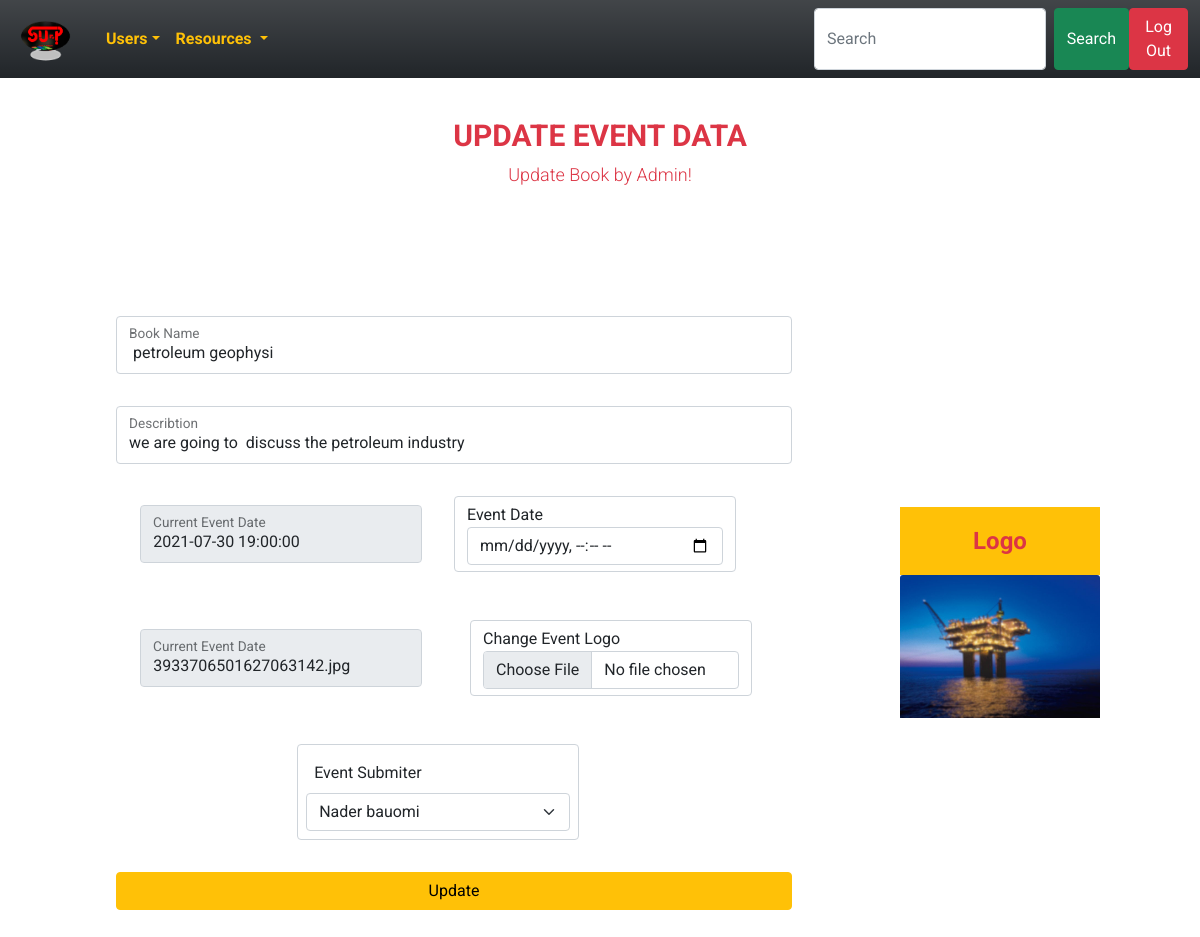
Page /admin/resources/events/edit.php?id=27 (signed in) on the committed database.
### tables this page shows
CREATE TABLE `events` (
  `id` int(11) NOT NULL,
  `event_name` char(60) NOT NULL,
  `event_describtion` varchar(200) NOT NULL,
  `eventDate` timestamp NOT NULL DEFAULT current_timestamp() ON UPDATE current_timestamp(),
  `event_logo` varchar(110) NOT NULL,
  `event_submiter` int(11) DEFAULT NULL
);

CREATE TABLE `users` (
  `id` int(11) NOT NULL,
  `name` char(50) NOT NULL,
  `email` char(80) NOT NULL,
  `password` char(50) NOT NULL,
  `phone` int(11) NOT NULL,
  `gender` char(40) NOT NULL,
  `user_type` int(11) DEFAULT NULL
);

### admin/resources/events/edit.php (the view, shortened to what this page needs)
<?php
require '../../../dbConnection.php';
require "../headeradmin.php";
$id = $_GET['id'];
$id = filter_var($id, FILTER_SANITIZE_NUMBER_INT);
$sqlusers = "select * from users";
$opusers =  mysqli_query($con, $sqlusers);
$sqlevent = "select * from events where id =$id";
$opevents =  mysqli_query($con, $sqlevent);
$dataevent = mysqli_fetch_assoc($opevents);
?>
<!DOCTYPE html>
<html lang="en">
<head>
    <link rel="stylesheet" href="../../../css/edit.css">
</head>
<body class="col-12">
    <h1 class="text-danger">Update Event data
        <small>Update Book by Admin! </small>
    </h1>
    <div class="d-flex flex-column flex-lg-row col-12 justify-content-evenly align-items-center">
        <form action="edit.php?id=<?php echo $dataevent['id']; ?>" method="POST" class=" col-lg-7 col-10  d-flex flex-column  p-4 ps-0 " enctype="multipart/form-data">
            <div class="col-sm-12 m-3 ">
                <div class=" form-floating">
                    <input value="<?php echo $dataevent['event_name']; ?>" type="text" class="form-control" id="floatingInput" placeholder="Enter Name" name="name">
                    <label for="floatingInput">Book Name</label>
                </div>
            </div>
            <div class="col-sm-12 m-3 ">
                <div class=" form-floating">
                    <input value="<?php echo $dataevent['event_describtion']; ?>" type="text" class="form-control" id="floatingInput" placeholder="Describtion" name="describtion">
                    <label for="floatingInput">Describtion</label>
                </div>
            </div>
            <div class="d-flex align-items-center flex-column flex-lg-row justify-content-center">
                <div class="col-lg-5 col-12 m-3 ">
                    <div class=" form-floating">
                        <input value="<?php echo $dataevent['eventDate'] ?>" type="text" disabled class="form-control" id="floatingInput" placeholder="Download" name="download">
                        <label for="floatingInput">Current Event Date</label>
                    </div>
                </div>
                <div class="col-lg-5 col-12 m-3 ">
                    <div class=" form-control">
                        <label for="edate">Event Date</label>
                        <input type="datetime-local" class="form-control" id="edate" name="Edate">
                    </div>
                </div>
            </div>
            <div class="d-flex align-items-center flex-column flex-lg-row justify-content-center">
                <div class="col-lg-5 col-12 m-3 ">
                    <div class=" form-floating">
                        <input value="<?php echo $dataevent['event_logo'] ?>" type="text" disabled class="form-control" id="floatingInput" placeholder="Download" name="download">
                        <label for="floatingInput">Current Event Date</label>
                    </div>
                </div>
                <div class="col-lg-5 col-12 m-3 ">
                    <div class="col-sm-12 m-3 form-control">
                        <label for="floatingnput">Change Event Logo</label>
                        <input type="file" name="cover" class="form-control">
                    </div>
                </div>
            </div>
            <div class="d-flex align-items-center justify-content-around ">
                <div class="col-sm-5 mt-3 mb-3 ">
                    <div class=" form-control p-2">
                        <label for="adder" class="p-2">Event Submiter</label>
                        <select id="adder" class="form-select" name="submiter">
                            <?php while ($datauser = mysqli_fetch_assoc($opusers)) {
                            ?>
                                <option value="<?php echo $datauser['id']; ?>" <?php if ($datauser['id'] == $dataevent['event_submiter']) {
                                                                                    echo 'selected';
                                                                                } ?>><?php echo $datauser['name']; ?></option>
                            <?php } ?>
                        </select>
                    </div>
                </div>
            </div>
            <input type="submit" class="btn btn-warning col-sm-12 m-3" value="Update">
        </form>
        <div class="logoPic col-lg-2 align-self-center col-4">
            <div class="card-body bg-warning">
                <p class="card-text text-danger text-center fw-bold fs-4">Logo</p>
            </div>
            <img src="<?php echo "./images/logos/" . trim($dataevent['event_logo']) ?>" class="card-img-top" alt="logo">
        </div>
    </div>
</body>
</html>

### css/edit.css (style rules this page uses)
body { background: url(http://cdn.magdeleine.co/wp-content/uploads/2014/05/3jPYgeVCTWCMqjtb7Dqi_IMG_8251-1400x933.jpg); background-size: cover; background-repeat: no-repeat; font-family: 'Roboto', sans-serif; }
h1 { padding: 40px; margin: 0 0 50px; font-size: 30px; text-transform: uppercase; font-weight: 700; text-align: center; }
h1 small { font-size: 18px; display: block; text-transform: none; font-weight: 300; margin-top: 10px; }

### rows in the picture
events: name "petroleum geophysi", describtion "we are going to discuss the petroleum industry", download "2021-07-30 19:00:00", download "3933706501627063142.jpg", submiter "Nader bauomi", event_logo (picture)
